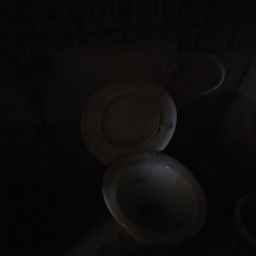
#> input picture Sample Input Dataset/20260209_194752_imresizer.jpg, 256 x 256 px; its folder holds only this picture in this run
$ python -i isqr_rgb_images.py   (imports and definitions only)
#> lines starting #> are read from the running program, lines starting #| are printed output that depends on the picture
#> further down, picture is the input picture: shape (256, 256, 3); mean B, G, R 11.6, 10.6, 12.7
# -*- coding: utf-8 -*-
"""ISQR_RGB_Images.ipynb

Automatically generated by Colab.

Original file is located at
    https://colab.research.google.com/drive/1gDG1Ymec4CZMQ9pWw6put9Vk6c7-zMNy
"""

#!pip install sewar

import sys
# set_printoptions(threshold=sys.maxsize)
from PIL import Image
import cv2
from google.colab.patches import cv2_imshow
from sewar.full_ref import mse, rmse, psnr, uqi, ssim, ergas, scc, rase, sam, msssim, vifp
from matplotlib import pyplot as plt
import os
import numpy as np
import random
import pandas as pd
from skimage import io

#!wget https://i.ibb.co/GxhRPnC/lake-512.jpg -O lake.jpg
#!wget https://i.ibb.co/D18bYP1/peppers-color.jpg -O peppers.jpg
#!wget https://i.ibb.co/2dckpJ9/mandril-color.jpg -O mandril.jpg
#!wget https://i.ibb.co/QNsZ6z5/2015_00015.jpg -O 2015_00015.jpg
#!wget https://i.postimg.cc/0yLDZZkp/Dark-RGB-2.jpg
#!wget https://i.postimg.cc/nh1BfWmZ/Dark-RGB-1.png

files = [f for f in os.listdir(".") if os.path.isfile(f)]
# [1 line not run here, left out]

def convert (H,i_state):
    cov = np.dot(H,i_state)
    si = cov
    alpha=si[0][0]
    beta=si[1][0]
    return [alpha,beta]

def conv_img3_arcsin(img):
    small = cv2.resize(img,(256,256))
    converted = np.zeros((256,512))
    miny=np.amin(small)
    maxy=np.amax(small)
    #miny = 0
    #maxy = 255
    for i in range(0,len(small)):
        for j in range(0,len(small[0])):
            converted[i][j] = 2.0*np.arccos(np.sqrt((float(small[i][j])-float(miny))/(float(maxy)-float(miny)))) # ISQR Encoding
            H = np.array([[1,0],[0,1]])
            a1=np.cos(converted[i][j])
            a2=np.sin(converted[i][j])
            i_state= np.array([[a1],[a2]])
            c = convert(H,i_state)
            #list_st+=[c[0]**2 + c[1]**2]
            converted [i][2*j] = c[0]*255
            converted [i][2*j+1] = c[1]*255
            #converted[i][j]=small[i][j]
            #print(small[i][j])

    return converted


def conv_rgb3_arcsin(img):
    #img = cv2.imread(fname)
    #print(img)
    img = cv2.cvtColor(img, cv2.COLOR_BGRA2BGR)
    img = cv2.resize(img,(256,256))
    b, g, r    = img[:, :, 0], img[:, :, 1], img[:, :, 2]
    b1, g1, r1 = conv_img3_arcsin(b), conv_img3_arcsin(g), conv_img3_arcsin(r)
#> in conv_img3_arcsin, `miny=np.amin(small)`: miny = 0
#> in conv_img3_arcsin, `maxy=np.amax(small)`: maxy = 104
#> the loop in conv_img3_arcsin, `for i in range(0,len(small)):` made 256 passes
#> after the loop in conv_img3_arcsin, `for i in range(0,len(small)):`:
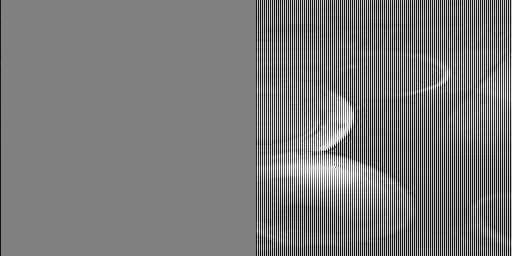
#> converted: shape (256, 512) float64; min -255, max 255, mean -5.7; drawn with min black and max white
    img = cv2.resize(img,(512,256))
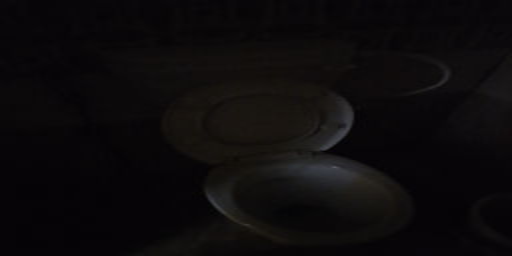
#> img: shape (256, 512, 3); mean B, G, R 11.7, 10.6, 12.7
    img[:,:,0], img[:,:,1], img[:,:,2] = b1, g1, r1
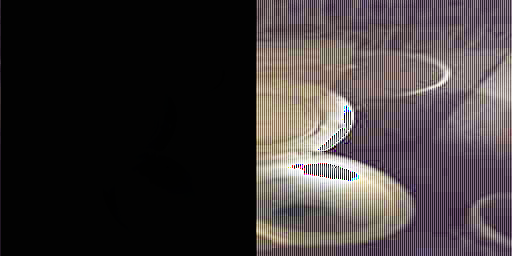
#> img: shape (256, 512, 3); mean B, G, R 57.5, 56.4, 62.5
    #print(img)
    return img

df = pd.DataFrame()
# [8 lines not run here, left out]


# [88 lines left out: functions convert_a, conv_img1, conv1_rgb, convshots, grey_convshots, not called in this run]


df = pd.DataFrame()
# [25 lines not run here, left out]

>>> import cv2
>>> picture = cv2.imread('Sample Input Dataset/20260209_194752_imresizer.jpg')
>>> result = conv_rgb3_arcsin(picture)
